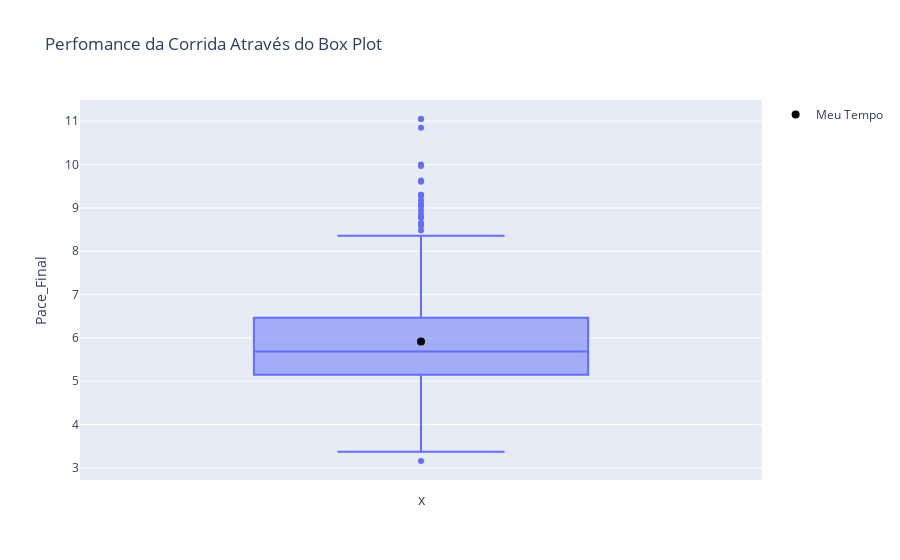

The cell this chart's notebook holds for it:
### Code cell
import plotly.graph_objects as go
dados_corrida_so_quem_completou = dados_corrida.dropna(subset="Pace_Final")



fig = px.box(
    dados_corrida_so_quem_completou,
    x = [0]*958, #Multipliquei aqui somente para termos um eixo x e eu conseguir fazer um scatter do meu pace
    y='Pace_Final',
    title = 'Perfomance da Corrida Através do Box Plot'
    
)

fig.add_trace(
    go.Scatter( 
        x=[0],
        y=[meu_pace],
        mode='markers',
        marker=dict(color='black', size=8),
        name='Meu Tempo'
    )
)

fig.update_layout(
    xaxis=dict(
        tickvals=[0],
        ticktext=['']
    )
)



fig.show()

### Figure 1 — Plotly figure (JSON) as saved in the notebook; plotly's stock layout.template omitted (floating-point values rounded to 4 significant figures; data arrays with more than 128 entries replaced by an {"elided": "..."} marker saying what was removed)
{"data": [{"alignmentgroup": "True", "hovertemplate": "x=%{x}<br>Pace_Final=%{y}<extra></extra>", "legendgroup": "", "marker": {"color": "#636efa"}, "name": "", "notched": false, "offsetgroup": "", "orientation": "v", "showlegend": false, "type": "box", "x": {"elided": "958 int values"}, "x0": " ", "xaxis": "x", "y": {"elided": "958 float values"}, "y0": " ", "yaxis": "y"}, {"marker": {"color": "black", "size": 8}, "mode": "markers", "name": "Meu Tempo", "type": "scatter", "x": [0], "y": [5.917]}], "layout": {"boxmode": "group", "legend": {"tracegroupgap": 0}, "title": {"text": "Perfomance da Corrida Através do Box Plot"}, "xaxis": {"anchor": "y", "domain": [0, 1], "ticktext": [""], "tickvals": [0], "title": {"text": "x"}}, "yaxis": {"anchor": "x", "domain": [0, 1], "title": {"text": "Pace_Final"}}}}
